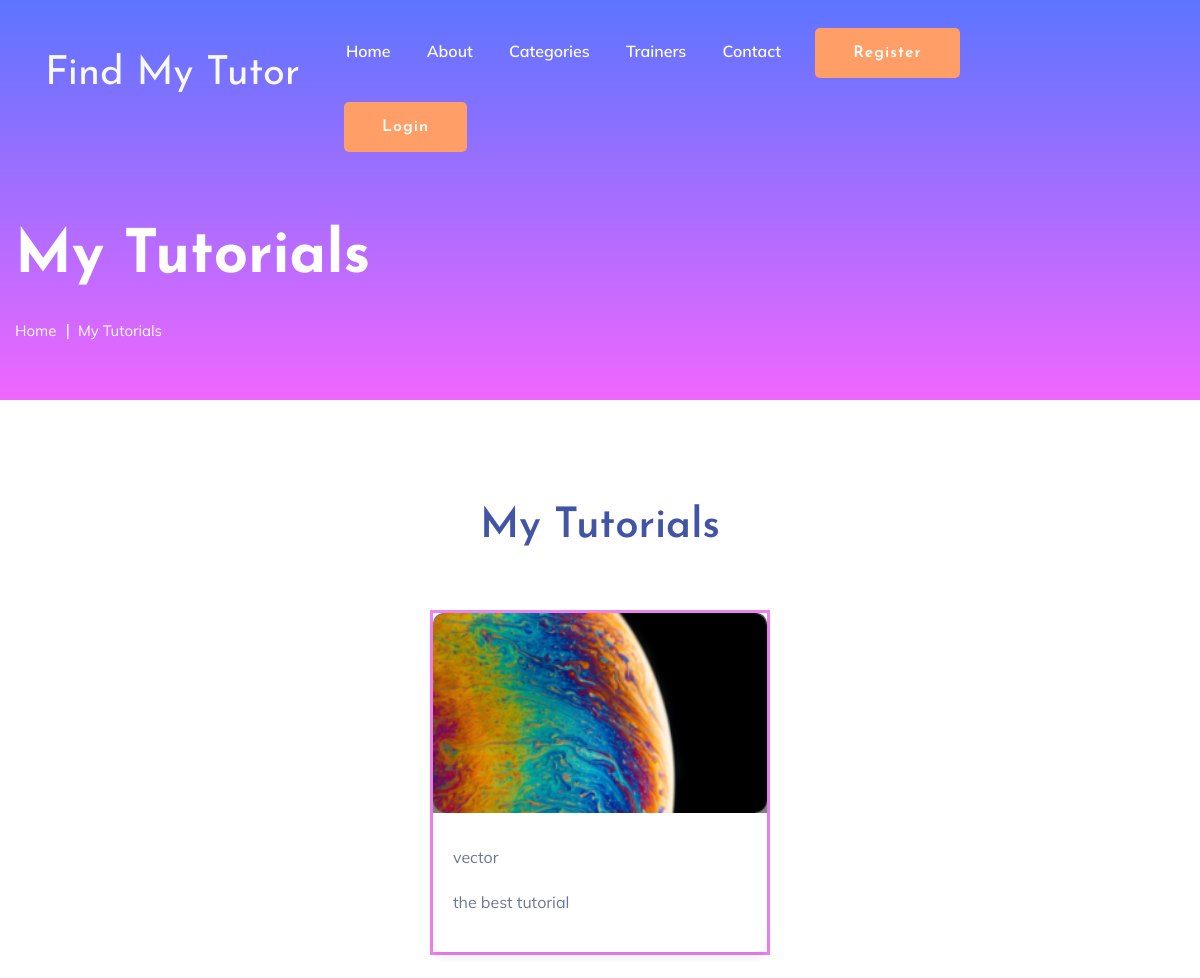
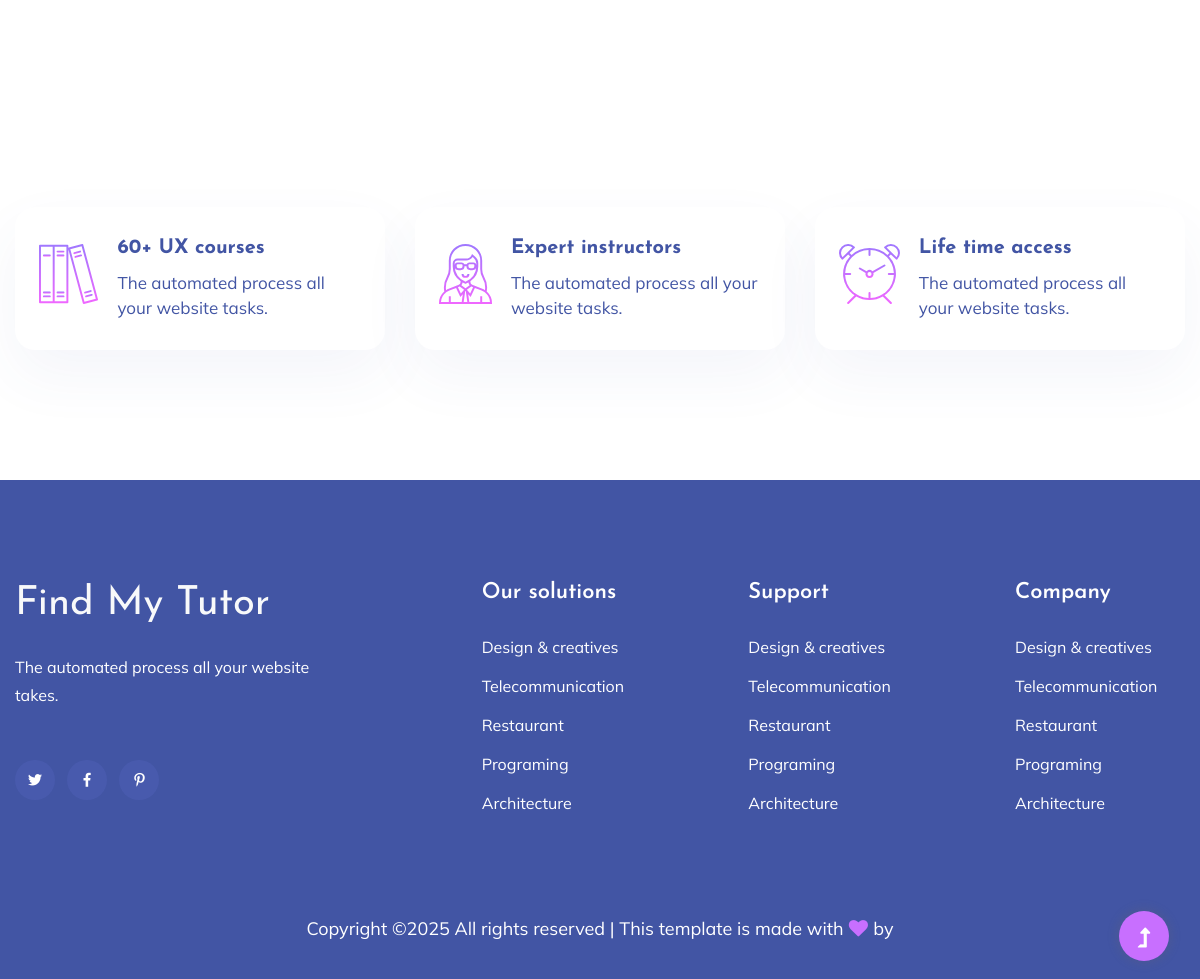
The app's page /mytutorials.php?id=5 with its own data (2 pictures, top to bottom).
### tables this page shows
CREATE TABLE `tutorials` (
  `id` int(255) NOT NULL,
  `tutorial_name` varchar(255) NOT NULL,
  `image` varchar(255) NOT NULL,
  `course_id` varchar(255) NOT NULL,
  `trainerid` varchar(255) NOT NULL,
  `description` longtext NOT NULL,
  `status` varchar(255) NOT NULL,
  `created_at` timestamp(6) NOT NULL DEFAULT current_timestamp(6) ON UPDATE current_timestamp(6)
);

### mytutorials.php (the view)
<?php include "header.php" ?>
<?php
include "config.php";
$id=$_REQUEST['id'];
$query="select * from `tutorials` where course_id='$id'";
$result=mysqli_query($con,$query);
 ?>
<main>
        <section class="slider-area slider-area2">
            <div class="slider-active">
                <div class="single-slider slider-height2">
                    <div class="container">
                        <div class="row">
                            <div class="col-xl-8 col-lg-11 col-md-12">
                                <div class="hero__caption hero__caption2">
                                    <h1 data-animation="bounceIn" data-delay="0.2s">My Tutorials</h1>
                                    <nav aria-label="breadcrumb">
                                        <ol class="breadcrumb">
                                            <li class="breadcrumb-item"><a href="index.php">Home</a></li>
                                            <li class="breadcrumb-item"><a href="mytutorails.php">My Tutorials</a></li>
                                        </ol>
                                    </nav>
                                </div>
                            </div>
                        </div>
                    </div>
                </div>
            </div>
        </section>
        <div class="courses-area section-padding40 fix">
            <div class="container">
                <div class="row justify-content-center">
                    <div class="col-xl-7 col-lg-8">
                        <div class="section-tittle text-center mb-55">
                            <h2>My Tutorials</h2>
                        </div>
                    </div>
                </div>
                <div class="row justify-content-center">
                <?php
					$i=1;
					while($row=mysqli_fetch_array($result)){
						?>
                    <div class="col-lg-4">
                        <div class="properties properties2 mb-30" style="border:3px solid violet">
                            <div class="properties__card">
                                <div class="properties__img overlay1">
                                    <a href="#"><img src="upload/<?php echo $row['image']?>" height="200px" width="100%" alt=""></a>
                                </div>
                                <div class="properties__caption">
                                    <p><?php echo $row['tutorial_name']?></p>
                                    <p><?php echo $row['description']?>
                                    </p>
                                </div>
                            </div>
                        </div>
                    </div>
                    <?php $i++;}?>
                </div>
            </div>
        </div>
        <div class="services-area services-area2 section-padding40">
            <div class="container">
                <div class="row justify-content-sm-center">
                    <div class="col-lg-4 col-md-6 col-sm-8">
                        <div class="single-services mb-30">
                            <div class="features-icon">
                                <img src="assets/img/icon/icon1.svg" alt="">
                            </div>
                            <div class="features-caption">
                                <h3>60+ UX courses</h3>
                                <p>The automated process all your website tasks.</p>
                            </div>
                        </div>
                    </div>
                    <div class="col-lg-4 col-md-6 col-sm-8">
                        <div class="single-services mb-30">
                            <div class="features-icon">
                                <img src="assets/img/icon/icon2.svg" alt="">
                            </div>
                            <div class="features-caption">
                                <h3>Expert instructors</h3>
                                <p>The automated process all your website tasks.</p>
                            </div>
                        </div>
                    </div>
                    <div class="col-lg-4 col-md-6 col-sm-8">
                        <div class="single-services mb-30">
                            <div class="features-icon">
                                <img src="assets/img/icon/icon3.svg" alt="">
                            </div>
                            <div class="features-caption">
                                <h3>Life time access</h3>
                                <p>The automated process all your website tasks.</p>
                            </div>
                        </div>
                    </div>
                </div>
            </div>
        </div>
    </main>
<?php include "footer.php" ?>

### records on screen
tutorials: image (picture), tutorial_name "vector", description "the best tutorial"
